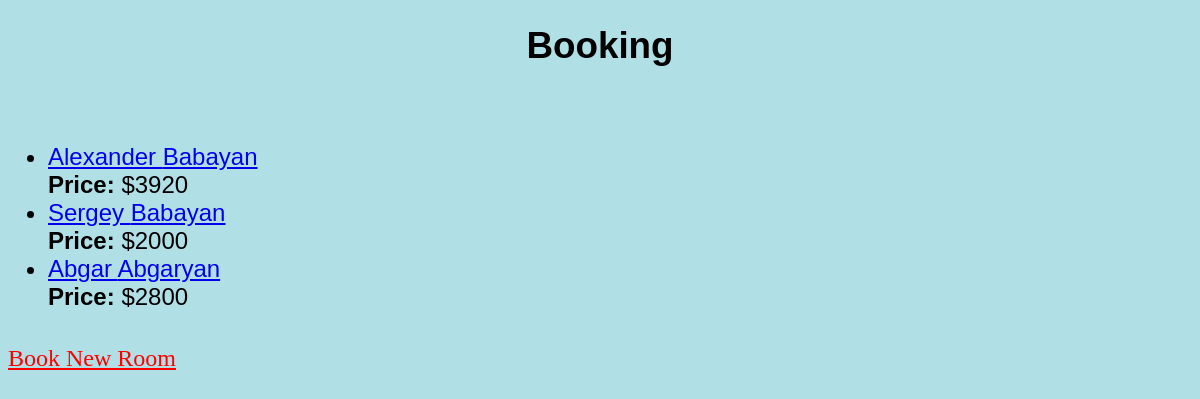
Page /book/registration_list on the earlier database version.
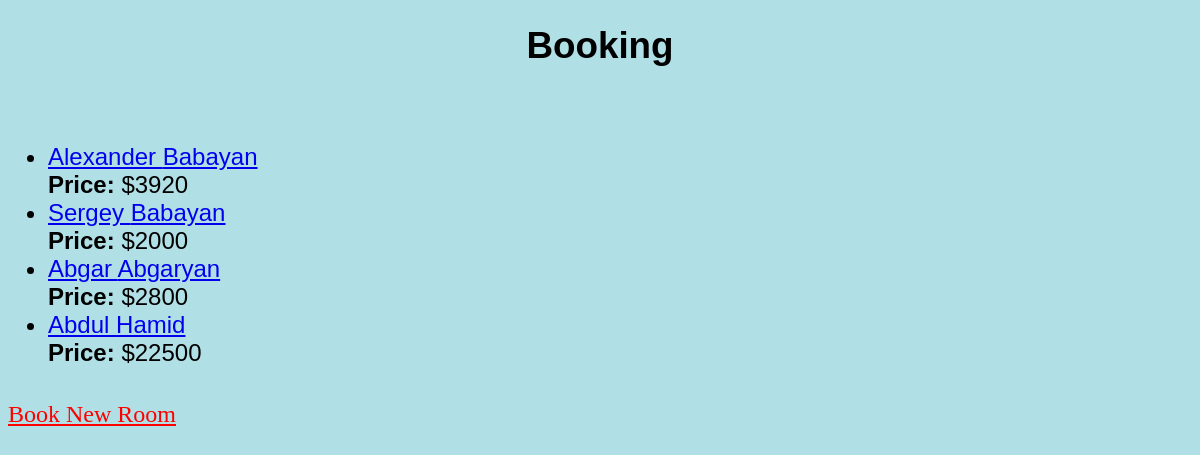
Same page on the later database version.
### book/models.py (models this page shows, shortened)
class Booking(models.Model):
    name = models.CharField(max_length=100)
    surname = models.CharField(max_length=100)
    check_in = models.DateTimeField()
    check_out = models.DateTimeField(null=True)
    phone_number = models.CharField(max_length=20)
    room_type = models.ForeignKey(Rooms, on_delete=models.CASCADE)
    hotel = models.ForeignKey(Hotel, on_delete=models.CASCADE, null=True)
    place = models.ForeignKey(Place, on_delete=models.CASCADE, null=True)
    price = models.DecimalField(max_digits=10, decimal_places=2, default=0)
    def calculate_total_price(self):
        if self.check_in and self.check_out and self.room_type:
            duration = (self.check_out - self.check_in).days
            room_price = self.room_type.get_room_price()
            total_price = room_price * duration
            self.price = total_price
            self.save()
        return self.price

class Rooms(models.Model):
    SINGLE = 'Single'
    DOUBLE = 'Double'
    DELUXE = 'Deluxe'
    PRESIDENTIAL = 'Presidential'
    ROOM_TYPE_CHOICES = [
        (SINGLE, 'Single Room'),
        (DOUBLE, 'Double Room'),
        (DELUXE, 'Deluxe Room'),
        (PRESIDENTIAL, 'Presidential Room'),
    ]
    room_type = models.CharField(max_length=20, choices=ROOM_TYPE_CHOICES, null=True)
    def get_room_price(self):
        room_prices = {
            Rooms.SINGLE: 150,
            Rooms.DOUBLE: 280,
            Rooms.DELUXE: 400,
            Rooms.PRESIDENTIAL: 750,
        }
        return room_prices.get(self.room_type, 0)

### book/views.py (the view)
# urls.py: path('registration_list', views.registration_list, name='registration_list'),
def registration_list(request):
    bookings = Booking.objects.all()
    return render(request, 'book/registration_list.html', {'bookings': bookings})

### book/templates/book/registration_list.html (shortened to what this page needs)
<!DOCTYPE html>
<html lang="en">
<head>
</head>
<body style="background-color: powderblue;">
    <h1 style="text-align: center; font-family: Arial, Helvetica, sans-serif; font-size: 230%;">Booking</h1><br><br>
    <ul>
        {% for booking in bookings %}
            <li style="font-family: Arial, Helvetica, sans-serif; font-size: 150%;">
                <a href="{% url 'book:registration_detail' booking.pk %}">{{ booking.name }} {{ booking.surname }}</a><br>
                <strong>Price:</strong> ${{ booking.calculate_total_price }}
            </li>
        {% empty %}
            <li>No bookings available.</li>
        {% endfor %}
    </ul>
    <br><a style="color: rgb(255, 0, 0); font-size: 150%;" href="{% url 'book:book_room' %}">Book New Room</a>
</body>
</html>

Differences in the rows shown:
added Booking: name "Abdul", surname "Hamid", calculate_total_price "22500"
